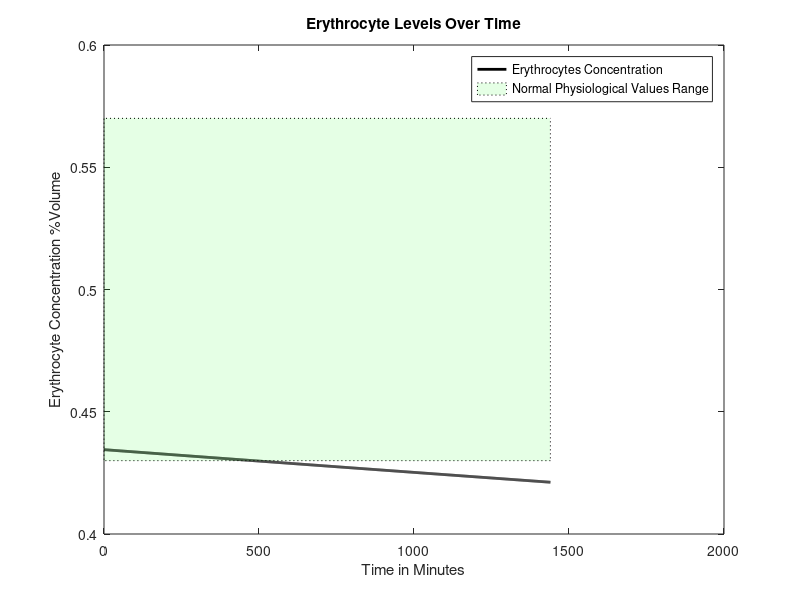
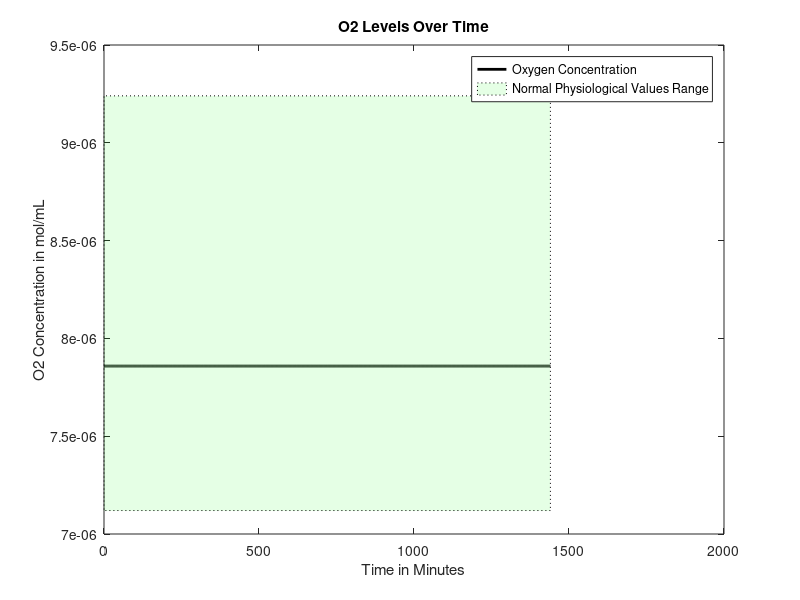
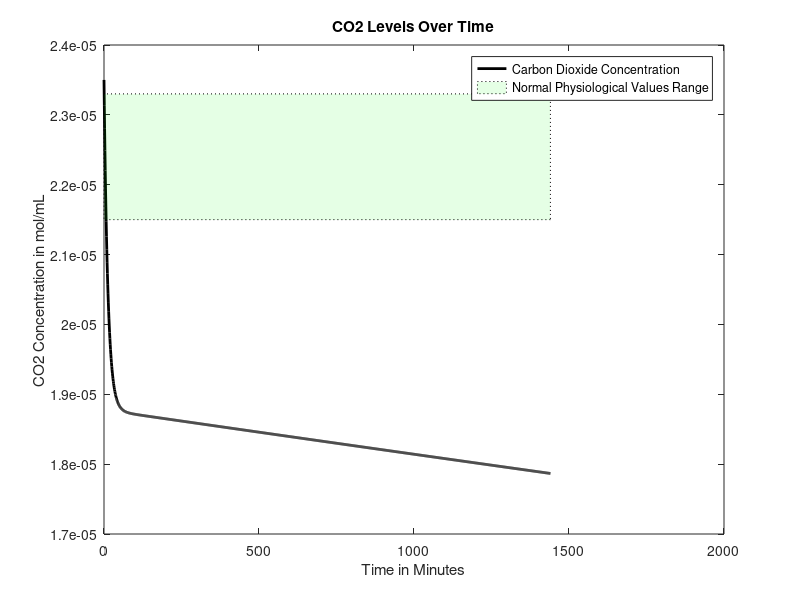
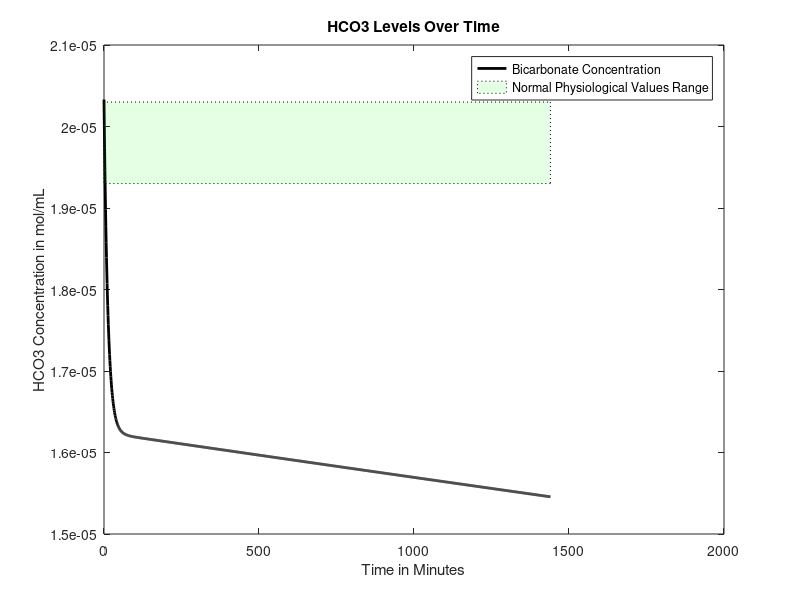

Source code (MATLAB) for these figures, in order:
function mainfunctionfinal()

age = 50;%30; %Age in years
gender = 0; %Gender, 0=male, 1=female
mass = 70; %Weight in kg
anemia = 1; %Is the patient anemic? 1 if yes, 0 if no
bleed = 521400000; %Bleeding rate in erythrocytes/min, if anemic
FerritinStores = 0; %Stored moles of iron in liver as ferritin. 0.0179 is standard, but can be adjusted to represent normal levels, severe anemia, or intervention

RQ=0.825;%reaction quotient for the body tissues generally

%if/else statement that sets heart rate based on age, in bpm
if (40>=age) 
    baseheartrate = 60;
else 
    baseheartrate= 70;
end

%Intake of various nutrients included in the model. Can be adjusted to
%represent the patient's diet
carbs=130; %carbs in grams
calciumintake=1000; % calcium intake in milligrams
sodiumintake=500; % sodium intake in milligrams

%if statement that varies iron intake between genders, in order to account
%for differences in diet as well as menstruation in females
if gender==1
    ironintake=8;
else
    ironintake=18;
end

basebloodweight=0.07*mass; %sets mass of blood in the body based on percentage composition of blood and bodyweight
bloodflow0 = 1000*basebloodweight/1.06; %blood flow out of heart per minute in mL, divided by density of 1.06 g/mL 


if gender == 0 %if loop sets volume percentage of red blood cells based on gender
    cE0 = 0.4345;
elseif gender == 1
    cE0 = 0.402;
end

basehemoglobin=34.52243959*basebloodweight*10*cE0; %total hemoglobin, in grams, that is initially  present in the body
hemoglobin=basehemoglobin;
valueofhemoglobin=hemoglobin;
%set concentration of O2 and CO2 in mol/mL at BTP in venous blood
cO2 = 0.00000785855;
cCO2 = 0.0000235;
%concentration of bicarbonate in venous blood, in mol/L
cHCO3 = 0.00002033;
%concnetartion of glucose in mol/mL
cGlucose = 0.0000055;
%Na concentration in mol/mL
cNa = 0.000137;
%Concentration of Ca in mol/mL
cCa = 0.00000248;
%Concentration of iron in mol/mL
cIron = 7.2231e-06;

% cvector = concentration vector, [cE, cNa, cCa, cIron, cGlucose, cO2,
% cCO2, cHCO3], where c = "concentration of", and the letters are our
% components
cvector0 = [cE0 cO2 cCO2 cHCO3 cGlucose cNa cCa cIron]; %concentration in the blood, in moles? mL/mL of blood

%initialize tracking vectors for all components, for graphing purposes
cEtrack=[cvector0(1)];
cO2track=[cvector0(2)];
cCO2track=[cvector0(3)];
cHCO3track=[cvector0(4)];
cGlucosetrack=[cvector0(5)];
cNatrack=[cvector0(6)];
cCatrack=[cvector0(7)];
cIrontrack=[cvector0(8)];
heartratetrack = [baseheartrate];
bloodflowvec=[bloodflow0];
hemovec=[valueofhemoglobin];

%base blood pressure and associated vector, begins at an average of 100
%mmHg
baseBP=100;
BPvec=[baseBP];

%Useable O2 in the body (bound to hemoglobin)
UseableO2 = 0.98;
UseO2vec= [UseableO2];
for loop=1:1440
    
    %heart rate changes based on erythrocyte concentration in order to
    %maintain nutrient supply to the body
    heartrate=(baseheartrate*cE0*basebloodweight)/(cvector0(1)*basebloodweight);
    bloodflow0 = (heartrate/baseheartrate)*(1000*basebloodweight/1.06);
    
    
    %Run initial venous blood through the heart
    [bloodflow, cvector, Ci] = lungs(bloodflow0, cvector0, anemia, basehemoglobin, hemoglobin);
    %Run blood from lungs to the heart
    [bloodflow, cvector1] = heart(bloodflow, cvector, mass, Ci, basehemoglobin, hemoglobin);
   
    
    
    %Volumetric flow rate in and out of liver (mL/min)
    %Vi=Vj=V=100mL/min per 100g liver
    
    if (18<=age) && (age<50)
        V=452+16.34*mass+11.85*age-166*gender;
    else
        V=1390+15.94*mass-12.86*age;
    end
    
    %These three values are the blood flows that go from the heart to each
    %organ
    BFbraini=0.15*bloodflow;
    BFliveri=V;
    BFotherbloodi=bloodflow-BFbraini-0.3*BFliveri;
    %Process each of these three blood flows in their respective organs
    [BFbrainj, cvectorbrainj] = brain(BFbraini, cvector1, mass, Ci, basehemoglobin, hemoglobin);
    
    [BFotherbloodj, cvectorotherbloodj] = otherblood(BFotherbloodi, cvector1, carbs, calciumintake, sodiumintake, ironintake, Ci, RQ, anemia, bleed, basehemoglobin, hemoglobin);
    
    Mvectorotherbloodliver=0.7*V*cvectorotherbloodj;
    Mvectorheart=0.3*V*cvector1;
    cvectorliverin=(Mvectorotherbloodliver+Mvectorheart)/V;
    
    [BFliverj, cvectorliverj, FerritinStores1] = liver(BFliveri,cvectorliverin,gender,mass,Ci,FerritinStores, basehemoglobin, hemoglobin);
    %Redirect blood from liver to other blood and mix the two
    FerritinStores=FerritinStores1;
    Mvectorotherbloodj=(cvectorotherbloodj*(BFotherbloodj-0.7*V))+(cvectorliverj*BFliverj);
    %Add the blood flow from other blood and liver to get new blood volume
    BFotherbloodj=BFotherbloodj-0.7*V+BFliverj;
    %Weighted average to get a new concentration vector
    cvectorotherbloodj=Mvectorotherbloodj/BFotherbloodj;
    %Send 25% of the blood flow to the kidneys
    BFkidneyi=0.25*(BFbrainj+BFotherbloodj);
    %Subtract blood sent to kidneys from other blood
    BFotherbloodj=BFotherbloodj-BFkidneyi;
    %Have the kidneys process the blood they receive
    [BFkidneyj, cvectorkidneyj] = kidney(BFkidneyi, cvectorotherbloodj,RQ,mass, Ci, V, basehemoglobin, hemoglobin, anemia);
    %Send blood processed in kidneys back to other blood, pool with brain, create Mvector
    Mvectorotherblood=(BFotherbloodj*cvectorotherbloodj)+(BFkidneyj*cvectorkidneyj)+(BFbrainj*cvectorbrainj);
    %Reset the bloodflow back into the lungs to the blood flow we just computed
    bloodflow0=BFotherbloodj+BFkidneyj+BFbrainj;
    bloodflowvec=[bloodflowvec bloodflow0];
    %bloodflow0 = 1000*bloodweight/1.06;
    %Recompute cvector0 by dividing Mvectorotherblood by bloodflow0
    cvector0=Mvectorotherblood/bloodflow0;
    
    cEtrack=[cEtrack cvector0(1)];
    cO2track=[cO2track cvector0(2)];
    cCO2track=[cCO2track cvector0(3)];
    cHCO3track=[cHCO3track cvector0(4)];
    cGlucosetrack=[cGlucosetrack cvector0(5)];
    cNatrack=[cNatrack cvector0(6)];
    cCatrack=[cCatrack cvector0(7)];
    cIrontrack=[cIrontrack cvector0(8)];
    heartratetrack = [heartratetrack heartrate];
    
    %A is a matrix of values across the system, for diagnostic purposes
    A = [cvector; cvector1; cvectorbrainj; cvectorotherbloodj; cvectorliverj; cvectorkidneyj; cvector0];
    %equation that calculates blood pressure based on viscosity
    BP=baseBP*(1.8886*(cvector0(1)/cE0)-0.8886);
    BPvec=[BPvec BP];
    valueofhemoglobin=34.52243959*basebloodweight*10*cvector0(1);
    hemovec=[hemovec valueofhemoglobin];
    
    UseableO2 = .98/basehemoglobin*valueofhemoglobin;
    UseO2vec= [UseO2vec UseableO2];
    
end


figure
plot(0:loop(end),cEtrack,'k','LineWidth',2, 'DisplayName', 'Erythrocytes Concentration')
title('Erythrocyte Levels Over Time')
xlabel('Time in Minutes')
ylabel('Erythrocyte Concentration %Volume')
v1 = [0 .43; loop(end) .43; loop(end) .57; 0 .57;];
f1 = [1 2 3 4];
patch('Faces',f1,'Vertices',v1,'FaceColor','green','FaceAlpha',.1, 'LineStyle',':', 'DisplayName','Normal Physiological Values Range');
legend


figure
plot(0:loop(end),cO2track,'k','LineWidth',2, 'DisplayName', 'Oxygen Concentration')
title('O2 Levels Over Time')
xlabel('Time in Minutes')
ylabel('O2 Concentration in mol/mL')
v1 = [0 7.12e-6; loop(end) 7.12e-6; loop(end) 9.24e-6; 0 9.24e-6;];
f1 = [1 2 3 4];
patch('Faces',f1,'Vertices',v1,'FaceColor','green','FaceAlpha',.1,'LineStyle',':', 'DisplayName','Normal Physiological Values Range');
legend

figure
plot(0:loop(end),cCO2track,'k','LineWidth',2, 'DisplayName', 'Carbon Dioxide Concentration')
title('CO2 Levels Over Time')
xlabel('Time in Minutes')
ylabel('CO2 Concentration in mol/mL')
v1 = [0 2.15e-5; loop(end) 2.15e-5; loop(end) 2.33e-5; 0 2.33e-5;];
f1 = [1 2 3 4];
patch('Faces',f1,'Vertices',v1,'FaceColor','green','FaceAlpha',.1, 'LineStyle',':', 'DisplayName','Normal Physiological Values Range');
legend

figure
plot(0:loop(end),cHCO3track,'k','LineWidth',2, 'DisplayName', 'Bicarbonate Concentration')
title('HCO3 Levels Over Time')
xlabel('Time in Minutes')
ylabel('HCO3 Concentration in mol/mL')
v1 = [0 1.93e-5; loop(end) 1.93e-5; loop(end) 2.03e-5; 0 2.03e-5;];
f1 = [1 2 3 4];
patch('Faces',f1,'Vertices',v1,'FaceColor','green','FaceAlpha',.1, 'LineStyle',':', 'DisplayName','Normal Physiological Values Range');
legend

figure
plot(0:loop(end),cGlucosetrack,'k','LineWidth',2, 'DisplayName', 'Glucose Concentration')
title('Glucose Levels Over Time')
xlabel('Time in Minutes')
ylabel('Glucose Concentration in mol/mL')
v1 = [0 3.8855e-6; loop(end) 3.8855e-6; loop(end) 9.991e-6; 0 9.991e-6;];
f1 = [1 2 3 4];
patch('Faces',f1,'Vertices',v1,'FaceColor','green','FaceAlpha',.1, 'LineStyle',':', 'DisplayName','Normal Physiological Values Range');
legend

figure
plot(0:loop(end),cNatrack,'k','LineWidth',2, 'DisplayName', 'Sodium Concentration')
title('Na Levels Over Time')
xlabel('Time in Minutes')
ylabel('Na Concentration in mol/mL')
v1 = [0 1.35e-4; loop(end) 1.35e-4; loop(end) 1.45e-4; 0 1.45e-4;];
f1 = [1 2 3 4];
patch('Faces',f1,'Vertices',v1,'FaceColor','green','FaceAlpha',.1, 'LineStyle',':', 'DisplayName','Normal Physiological Values Range');
legend

figure
plot(0:loop(end),cCatrack,'k','LineWidth',2, 'DisplayName', 'Calcium Concentration')
title('Ca Levels Over Time')
xlabel('Time in Minutes')
ylabel('Ca Concentration in mol/mL')
v1 = [0 2.2e-6; loop(end) 2.2e-6; loop(end) 2.7e-6; 0 2.7e-6;];
f1 = [1 2 3 4];
patch('Faces',f1,'Vertices',v1,'FaceColor','green','FaceAlpha',.1, 'LineStyle',':', 'DisplayName','Normal Physiological Values Range');
legend

figure
plot(0:loop(end),cIrontrack,'k','LineWidth',2, 'DisplayName', 'Iron Concentration')
title('Iron Levels Over Time')
xlabel('Time in Minutes')
ylabel('Iron Concentration in mol/mL')
v1 = [0 7.2e-6; loop(end) 7.2e-6; loop(end) 7.4e-6; 0 7.4e-6;];
f1 = [1 2 3 4];
patch('Faces',f1,'Vertices',v1,'FaceColor','green','FaceAlpha',.1, 'LineStyle',':', 'DisplayName','Normal Physiological Values Range');
legend

figure
plot(0:loop(end),hemovec,'k','LineWidth',2, 'DisplayName', 'Iron Concentration')
title('Hemoglobin Levels Over Time')
xlabel('Time in Minutes')
ylabel('Hemoglobin in g')

figure
plot(0:loop(end),BPvec,'k','LineWidth',2, 'DisplayName', 'Iron Concentration')
title('Average Blood Pressure Over Time')
xlabel('Time in Minutes')
ylabel('Blood Pressure in mmHg')

figure
plot(0:loop(end),UseO2vec,'k','LineWidth',2, 'DisplayName', 'Iron Concentration')
title('Useable O2 in Blood Over Time')
xlabel('Time in Minutes')
ylabel('Ratio of Useable O2 to Total O2')
end

function [bloodout, Cout, Ci] = lungs(vblood, Cvector, anemia, basehemoglobin, hemoglobin)


Cout = [];

Co = 0.21e-4; %concentration of oxygen in alveoli (21% b/c air)
P = 7.39e-3*60; %cm/min, membrane permeability constant for alveoli
if anemia == 1
    A = 1000000; %cm^2, surface area of alveoli under extreme conditions
else
    A = 700000; %cm^2, surface area of alveoli under normal conditions
end
Ci = (Cvector(2)*0.08206*310.15)/(0.0526*1000); %mL/mL, concentration of oxygen in blood, convert mol to mL
                                                %with partial pressure of
                                                %oxygen going into lungs
                                                %(40 mmHg)
ViO2 = P*A*(Co - Ci); %mL/min
ViO2 = ViO2*(hemoglobin/basehemoglobin);
%convert ViO2 to mol/min
niO2 = (ViO2*1)/(0.08206*310.15); %mol/min; convert mL to mol with pressure being atmospheric pressure
niO2 = niO2/15; %divide molar flow rate by respiratory rate
C = niO2/(vblood*1.5); %mol/mL, divide by conversion factor of 1.5

Ci = C*vblood*(hemoglobin/basehemoglobin); %concentration of oxygen from which other organs consume

nO2i = vblood*Cvector(2) + Ci;
nO2cons = 0.05*Ci/(hemoglobin/basehemoglobin);
nO2j = nO2i - nO2cons; %oxygen out, mol/min
Cout(2) = nO2j/vblood; %mol/mL


% Finding volumetric flow rate out of carbon dioxide
nCO2i = vblood*Cvector(3);
nCO2cons = nCO2i*(1-(48/52)); %vblood(mL/min) and concentration of blood consumed (mol/mL)
nCO2j = nCO2i - nCO2cons; %CO2 out, L/min
Cout(3) = nCO2j/vblood;


% Finding volumetric flow rate out of bicarbonate
rHCO3CO2 = Cvector(4)/Cvector(3); %ratio of bicarbonate to carbon dioxide in blood leaving lungs
nHCO3j = rHCO3CO2*nCO2j; %HCO3 out, mol/min
Cout(4) = nHCO3j/vblood;

% Finding volumetric flow rate out of calcium
Cout(7) = Cvector(7); %calcium out, L/min

Cout(8) = Cvector(8); %iron concentration doesn't change in lungs
% Finding volumetric flow rate out of sodium
Cout(6) = Cvector(6); %sodium out, L/min

% Finding volumetric flow rate out of erythrocytes
Cout(1) = Cvector(1);

% Finding volumetric flow rate out of glucose

nglucosecons = nO2cons/6; %molar flow rate of glucose consumed, mol/min, in terms of O2 consumed
nGlucosei = Cvector(5)*vblood;
nGlucosej = nGlucosei - nglucosecons; %molar flow rate of glucose out, mol/min
Cout(5) = nGlucosej/vblood;
bloodout = vblood;
end

function [bloodflowj, cvectorj] = brain(bloodflowi, cvectori, mass, Ci, basehemoglobin, hemoglobin)
%Blood volume conserved
bloodflowj=bloodflowi;

brainmass=0.02*mass*1000; %gives brain mass in grams as 2% body mass
Mvector=bloodflowi*cvectori;
%Create a null vector for cvectorj
cvectorj=zeros(1,8);
%Sets inflows equal to outflows for erythrocytes, Na, Ca, Iron
cvectorj(1)=cvectori(1);
cvectorj(6)=cvectori(6);
cvectorj(7)=cvectori(7);
cvectorj(8)=cvectori(8);

%Consume oxygen at 18.4% of intake rate
MO2j=Mvector(2)-0.184*Ci;
%Consume glucose at a rate of 5.6 mg per 100g brain mass per minute
MGlucosej=Mvector(5)-(0.00003108*(brainmass/100));%moles of glucose in - glucose requirements per mon in moles/minute
%Calculate CO2 produced based on glucose consumed via respiration equation
MCO2j=Mvector(3)+6*(0.6660746/1440);
%Calculate HCO3 made when the CO2 is produced
rHCO3CO2=Mvector(4)/Mvector(3); %ratio of bicarbonate to carbon dioxide in blood leaving lungs
HCO3j=Mvector(4)+rHCO3CO2*6*(0.6660746/1440);

%Calculate values above as concentrations and add them to cvectorj
cvectorj(2)=MO2j/bloodflowj;
cvectorj(5)=MGlucosej/bloodflowj;
cvectorj(3)=MCO2j/bloodflowj;
cvectorj(4)=HCO3j/bloodflowj;

end

function [outflow, Cout] = heart(flow,Cvector,weight, Ci, basehemoglobin, hemoglobin)

Cout = [];

% Finding concentration out of glucose
Cout(5)=Cvector(5);
% Finding concentration out of erythrocytes
Cout(1)=Cvector(1);
% Finding concentration out of sodium
Cout(6)=Cvector(6);
% Finding concentration out of iron
Cout(8)=Cvector(8);
% Finding concentration out of calcium
Cout(7)=Cvector(7);

heartmass = weight*.003;
nO2cons = 0.116*Ci/(hemoglobin/basehemoglobin); %mL/min*mol/mL=mol/min
Cout(2) = (Cvector(2)*flow - nO2cons)/flow;
CO2gen = .7*nO2cons; %using respiratory quotient in the heart
Cout(3) = (Cvector(3)*flow + CO2gen)/flow;
rHCO3CO2 = Cvector(4)/Cvector(3); %ratio of bicarbonate to carbon dioxide in blood leaving lungs
nHCO3j = rHCO3CO2*CO2gen; %HCO3 out, mol/min
Cout(4) = (Cvector(4)*flow + nHCO3j)/flow;

outflow = flow;
end




function [bloodflowj, cvectorout, FerritinStores1]=liver(V,cvectori,G,mass,Ci,FerritinStores, basehemoglobin, hemoglobin)
%This function will deliver output volumetric flow rates for the concentration of
%the 8 components (mol/mLmin) out of the liver
%Input: G=Gender (1 if female, 0 if male)
%W=weight of person (kg); A=age of person (years)
%cvectorout=[cE,cO2,cCO2,cHCO3,cGlucose,cNa,cCa,cFe)

%Initializes cvectorout
cvectorout=[0,0,0,0,0,0,0,0];



%Calculates concentration flow rate of red blood cells out
%p=blood density in amount per mL
%Vbody=Volume of body in mL. Calculating assuming 7% of total body weight
%is blood, then divided by density of blood to find volume of blood
%RBCj=raw numerical flow rate of red blood cells out/min
%RBCi=raw numerical flow rate of RBC in/min
%nRBCj=molar flow rate of RBC out/min
%RBCcons=consumption rate of RBC/min
%No generation of RBC in liver

p=1.2e10; %number of red blood cells per mL of PURE red blood cells

%Calculate volume of the body
Vblood=0.07*mass*1000/1.056;
%Calculate the number of RBCs entering liver based on concentration,
%flow rate, and pure RBC density
RBCi=p*V*cvectori(1);

%Consume 0.8% of RBCs based on body size
RBCcons=5.55555e-6*cvectori(1)*Vblood;
%Find pure volume of RBCs now present based on number and density
VRBCj=(RBCi-RBCcons)/p;
%Calculate volume of plasma that entered
Vplasma=V*(1-cvectori(1));
%Calculate new concentrations based on volumeRBCs/total volume
cvectorout(1)=VRBCj/(VRBCj+Vplasma);
%Bloodflow out = blood cells out + plasma volume
bloodflowj=V;%Vplasma+VRBCj;

%Calculates concentration flow rate of O2 out
%No generation of O2
%nO2i=molar flow rate of O2/min in
%nO2j=molar flow rate of O2/min out
%nO2cons=molar consumption rate of O2/min
nO2i= cvectori(2)*V;
nO2cons=0.204*Ci/(hemoglobin/basehemoglobin);
nO2j=nO2i-nO2cons;
cvectorout(2)=nO2j/V;

%Calculates the required intake of protein in grams/min given a
%person's demographic information
%dprotein=daily protein intake in g/day
%protein=protein intake in g/min
dprotein=0.8*mass;
protein=dprotein/1440;

%Calculates concentration flow rate of CO2 out
%nCO2i=molar flow rate of CO2/min in
%nCO2j=molar flow rate of CO2/min out
%nCO2gen=molar flow rate of CO2/min generated
%RQ=Respiratory Quotient=mol CO2 produced/mol O2 consumed
RQ=0.825;
rHCO3CO2 = cvectori(4)/cvectori(3);
nCO2gen=RQ*nO2cons;
nCO2i=cvectori(3)*V;
nCO2j=nCO2i+nCO2gen-((protein/100)/rHCO3CO2);
cvectorout(3)=nCO2j/V;


%Calculates the concentration flow rate of Bicarbonate out
%Assume no generation of bicarbonate
%1mole bicarbonate ions consumed by liver per 100g protein/day
%rHCO3CO2 = cvectori(4)/cvectori(3); %ratio of bicarbonate to carbon dioxide in blood leaving lungs
nHCO3gen = rHCO3CO2*nCO2gen; %HCO3 out, mol/min
nHCO3i=cvectori(4)*V;
nHCO3j=nHCO3i-(protein/100)+nHCO3gen;
cvectorout(4)=nHCO3j/V;

%Calculates the concentration flow rate of Na+ out
%Assume no generation of Na+, only in, out, and consumption
%nNai=molar flow rate of sodium in
%nNacons=molar flow rate of sodium consumed given that 10% of bile salts
%are consumed, approx 600mL are produced per day, and there are 135mM Na+
%ions in bile.
%nNaj=molar flow rate of sodium out
nNacons=9.375e-9;
nNai=cvectori(6)*V;
nNaj=nNai-nNacons;
cvectorout(6)=nNaj/V;

%Calculates the concentration flow rate of Ca2+ out
%Assume no generation nor consumption.
%cCai=concentration flow rate of Ca2+ in mol/mLmin in
%cCaj=concentration flow rate of Ca2+ in mol/mLmin out
cvectorout(7)=cvectori(7);
%Calculates the concentration flow rate of Fe out
%Assume no generation of Ca2+

%Equation for consumption of glucose by the liver
consumeorgenerate=0.8144*(cvectori(5)*10^6)^3-9.622*(cvectori(5)*10^6)^2+108.74*(cvectori(5)*10^6)-480.69;
scalingterm = 300/(26*mass*10^-6);
if consumeorgenerate < 0
    nGlucosegen=abs(consumeorgenerate)/scalingterm;
    nGlucosecons=0;
elseif consumeorgenerate > 0
    nGlucosecons=abs(consumeorgenerate)/scalingterm;
    nGlucosegen=0;
else
    nGlucosegen=0;
    nGlucosecons=0;
end
nGlucosebasalcons = nO2cons/6;
nGlucosei = cvectori(5)*V;
nGlucosej = nGlucosei + nGlucosegen - nGlucosecons - nGlucosebasalcons;
cvectorout(5) = nGlucosej/V;

% Iron gets packaged into ferritin in the liver, to be stored and used
% later if we run low


%determine molar flow rate of iron in
Mironin=V*cvectori(8);
Mirondif=(V*7.2231e-06)-Mironin;%this number is desired steady state iron concentration in the blood

%If statement extracts excess iron from blood and stores it as ferritin,
%supplies iron-deficient blood with iron until ferritin stores are depleted
if Mirondif < 0
    FerritinStores1=FerritinStores-Mirondif;
    cvectorout(8)=7.2231e-06;
    
elseif Mirondif == 0
    cvectorout(8)=cvectori(8);
    FerritinStores1=FerritinStores;
    
elseif FerritinStores > Mirondif && Mirondif>0
    Mironadd=Mirondif;
    FerritinStores1=FerritinStores-Mironadd;
    cvectorout(8)=(Mironadd+Mironin)/V;

elseif FerritinStores < Mirondif && Mirondif>0
    Mironadd=FerritinStores;
    cvectorout(8)=(Mironadd+Mironin)/V;
    FerritinStores1=0;
    
elseif FerritinStores == Mirondif && Mirondif>0
    FerritinStores1=0;
    Mironadd=FerritinStores;
    cvectorout(8)=(Mironadd+Mironin)/V;

elseif FerritinStores == 0 && Mirondif>0
    FerritinStores1=0;
    cvectorout(8)=cvectori(8);
end

end


function [bloodflowj, cvectorj] = kidney(bloodflowi, cvectori, RQ, mass, Ci, V, basehemoglobin, hemoglobin, anemia)
T=1440;%Multiplier that scales up the time period of interest to one day (required for glucose equation)
Kidneymass=(300/70000)*mass; %mass of the kidneys combined in grams

%Initialize all intakes
Mvector=bloodflowi*cvectori;
bloodflowj=bloodflowi;

%Consume relevant compounds to create outlet values

%Erythrocytes and iron are conserved in the kidney
MEj=Mvector(1);
MIronj=Mvector(8);

%Oxygen is consumed 
MO2j=Mvector(2)-(0.072*Ci/(hemoglobin/basehemoglobin));



PNaconc=cvectori(6)*1e6; %plasma sodium concentration, converted to mmol/L for computations
Naremoved=0.0003*exp(0.0817*PNaconc);%sodium removed, micromol per minute
MNaremoved=Naremoved/1e6;%sodium removed in moles
MNaj = Mvector(6) - MNaremoved;

%Equations which calculate consumption of calcium

x = (1000*.26)/(1000*40.08*1440);
y = (17/5)*(bloodflowi-((3/34)*V));
b = (((x/y)*(y-(.7*V))+(((.7*x)/y)*V))*(y+(.3*V)-bloodflowi))/((y+(.3*V)));
c = (1-(bloodflowi/(y+(.3*V)-bloodflowi)));
MCaj= Mvector(7) - ((((x/y)*(y-(.7*V))+(((.7*x)/y)*V))*(y+(.3*V)))/((y+(.3*V))));

%Calculate consumption of glucose
MGlucosej=Mvector(5)-(Mvector(5)*(0.226/((Mvector(5))*T)));
%Calculate entry ratio of bicarbonate to CO2
rHCO3O2=Mvector(4)/Mvector(3);
if anemia == 1
    MHCO3cons = 2.9e-6*bloodflowi;
    MCO2cons = (MHCO3cons/rHCO3O2);
else
    MHCO3cons = 0;
    MCO2cons = 0;
end
MCO2j=Mvector(3)+((Mvector(2)-MO2j)*RQ)-MCO2cons;
MHCO3gen=rHCO3O2*((Mvector(2)-MO2j)*RQ);
MHCO3j=Mvector(4)+MHCO3gen-MHCO3cons;
%Recompute all concentrations using original mass of blood and new values

cIronj=MIronj/bloodflowj;
cNaj=MNaj/bloodflowj;
cO2j=MO2j/bloodflowj;
cCO2j=MCO2j/bloodflowj;
cEj=MEj/bloodflowj;
cGlucosej=MGlucosej/bloodflowj;
cHCO3j=MHCO3j/bloodflowj;
cCaj=MCaj/bloodflowj;

cvectorj=[cEj cO2j cCO2j cHCO3j cGlucosej cNaj cCaj cIronj];

end

function [outflow, Cout] = otherblood(flow, Cin, carbs, calciumintake, sodiumintake, ironintake, Ci, RQ, anemia, bleed, basehemoglobin, hemoglobin)
Cout = [];
outflow=flow;

%Accounts for the bleeding of a certain volume at a steady rate when the
%patient is anemic    
if anemia == 0
    Cout(1) = Cin(1);
    ironout=0;
else
    RBCin = flow*Cin(1)*1.2e10;
    vRBCin = flow*Cin(1);
    %Number of Red blood cells lost per minute, can be adjusted based on
    %intensity of bleeding at top of code
    RBClost = bleed;
    RBCout = RBCin - RBClost;
    vRBCout = RBCout/(1.2e10);
    ironout=1.197929*RBClost/1.2e10*1.79067e-5;
Cout(1) = vRBCout/outflow; 
end

Cout(2) = (Cin(2)*flow-(0.374*Ci/(hemoglobin/basehemoglobin)))/flow;
nCO2gen = 0.374*Ci*RQ;
Cout(3) = (Cin(3)*flow + nCO2gen)/flow;
rHCO3CO2 = Cin(4)/Cin(3);
Cout(4) = (Cin(4)*flow + nCO2gen*rHCO3CO2)/flow;
Cout(5) = (flow*Cin(5) + (.8*carbs)/(180.156*1440))/flow; %130g of carbs, 80 percent is directly translated to glucose, 20% is fructose and galactose which goes to the liver and may be converted to glucose at a later stage
Cout(6) = (flow*Cin(6) + (sodiumintake/(700*22.99*1440)))/flow; %500 mg of sodium needed for vital functions so start with sodium intake being 500 mg
if anemia == 0
    Cout(7) = (flow*Cin(7) + (calciumintake*.26)/(1000*40.08*1440))/flow; %calcium intake should be around 1000 mg
elseif anemia == 1
    Cainput = (flow*Cin(7) + (calciumintake*.15)/(1000*40.08*1440))/flow; %assume, under anemia, calcium retention rate becomes 15%
    Cagen = ((calciumintake*.11)/(1000*40.08*1440))/flow; %intake from bones because, when we retain less calcuim from diet, the blood maintains steady concentration of calcium by taking calcium from bones
    Cout(7) = Cainput + Cagen;
end
Cout(8) = (flow*Cin(8)+ (ironintake*.18)/(1000*55.845*1440)-1/(1440*1000*55.845)-(ironout))/flow;%iron intake will be approximately 8 mg for males and 18 mg for females
end